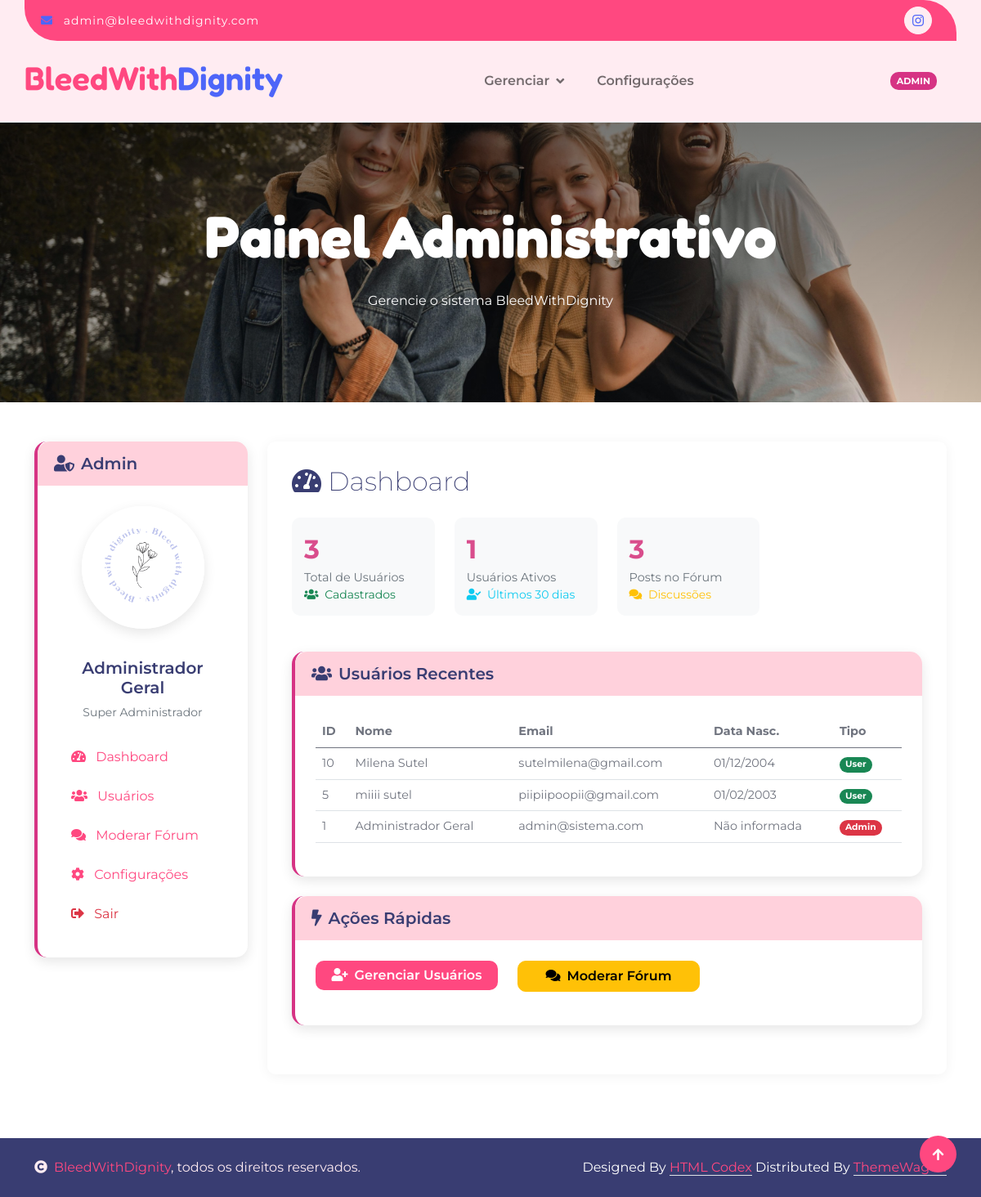
The app's page /adm/indexadm.php (signed in) with its own data.
### tables this page shows
CREATE TABLE `users` (
  `user_id` int NOT NULL,
  `nome` varchar(100) NOT NULL,
  `email` varchar(255) NOT NULL,
  `email_confirmado` tinyint(1) DEFAULT '0',
  `Data_Nascimento` date DEFAULT NULL,
  `senha` varchar(100) NOT NULL,
  `tipo` enum('admin','user') NOT NULL,
  `foto_perfil` varchar(255) DEFAULT NULL
);

### adm/indexadm.php (the view, shortened to what this page needs)
<?php
include("../include/conexao.php");
$user_id = $_SESSION['user_id'];
$sql = "SELECT * FROM users WHERE user_id = ?";
$stmt = $mysqli->prepare($sql);
$stmt->bind_param("i", $user_id);
$stmt->execute();
$result = $stmt->get_result();
$admin = $result->fetch_assoc();
$sql_users = "SELECT COUNT(*) as total FROM users";
$result_users = $mysqli->query($sql_users);
$total_users = $result_users->fetch_assoc()['total'];
$sql_active_users = "SELECT COUNT(DISTINCT autor_id) as total FROM forum_posts WHERE data_postagem >= DATE_SUB(NOW(), INTERVAL 30 DAY)";
$result_active_users = $mysqli->query($sql_active_users);
$active_users = $result_active_users->fetch_assoc()['total'];
$sql_posts = "SELECT COUNT(*) as total FROM forum_posts";
$result_posts = $mysqli->query($sql_posts);
$total_posts = $result_posts->fetch_assoc()['total'];
$sql_recent_users = "SELECT user_id, nome, email, Data_Nascimento, tipo FROM users ORDER BY user_id DESC LIMIT 10";
$result_recent_users = $mysqli->query($sql_recent_users);
$recent_users = [];
while ($row = $result_recent_users->fetch_assoc()) {
    $recent_users[] = $row;
}
?>
<!DOCTYPE html>
<html lang="pt-br">
<head>
    <?php require("../include/referenciashead.php"); ?>
</head>
<body>
    <div class="container-fluid border-bottom bg-light wow fadeIn" data-wow-delay="0.1s">
        <div class="container topbar bg-primary d-none d-lg-block py-2" style="border-radius: 0 40px">
            <div class="d-flex justify-content-between">
                <div class="top-info ps-2">
                    <small class="me-3"><i class="fas fa-envelope me-2 text-secondary"></i>
                        <a href="#" class="text-white">admin@bleedwithdignity.com</a>
                    </small>
                </div>
                <div class="top-link pe-2">
                    <a href="" class="btn btn-light btn-sm-square rounded-circle">
                        <i class="fab fa-instagram text-secondary"></i>
                    </a>
                </div>
            </div>
        </div>
        <div class="container px-0">
            <nav class="navbar navbar-light navbar-expand-xl py-3">
                <a href="indexadm.php" class="navbar-brand">
                    <h1 class="text-primary display-6">BleedWith<span class="text-secondary">Dignity</span></h1>
                </a>
                <div class="collapse navbar-collapse" id="navbarCollapse">
                    <div class="navbar-nav d-flex flex-row mx-auto align-items-center">
                        <div class="nav-item dropdown mx-2">
                            <a href="#" class="nav-link dropdown-toggle" data-bs-toggle="dropdown">Gerenciar</a>
                        </div>
                        <a href="#configuracoes" class="nav-item nav-link mx-2">Configurações</a>
                    </div>
                    <div class="d-flex me-4">
                        <div id="phone-tada" class="d-flex align-items-center justify-content-center">
                            <span class="admin-badge">ADMIN</span>
                        </div>
                    </div>
                </div>
            </nav>
        </div>
    </div>
    <div class="container-fluid page-header py-5 wow fadeIn" data-wow-delay="0.1s">
        <div class="container text-center py-5">
            <h1 class="display-2 text-white mb-4">Painel Administrativo</h1>
            <p class="text-white">Gerencie o sistema BleedWithDignity</p>
        </div>
    </div>
    <div class="container-fluid py-5">
        <div class="container">
            <div class="row">
                <div class="col-md-3 mb-4">
                    <div class="profile-card wow fadeIn admin-card" data-wow-delay="0.1s">
                        <div class="profile-card-header">
                            <h5 class="mb-0"><i class="fas fa-user-shield me-2"></i>Admin</h5>
                        </div>
                        <div class="profile-card-body">
                            <div class="text-center mb-4">
                                <img src="../img/logo.png" alt="Admin" class="profile-avatar">
                                <h5 class="mt-3"><?php echo htmlspecialchars($admin['nome']); ?></h5>
                                <p class="text-muted small">Super Administrador</p>
                            </div>
                            <ul class="nav flex-column">
                                <li class="nav-item mb-2">
                                    <a class="nav-link active" href="#dashboard"><i class="fas fa-tachometer-alt me-2"></i> Dashboard</a>
                                </li>
                                <li class="nav-item mb-2">
                                    <a class="nav-link" href="#usuarios"><i class="fas fa-users me-2"></i> Usuários</a>
                                </li>
                                <li class="nav-item mb-2">
                                    <a class="nav-link" href="#forum"><i class="fas fa-comments me-2"></i> Moderar Fórum</a>
                                </li>
                                <li class="nav-item mb-2">
                                    <a class="nav-link" href="#configuracoes"><i class="fas fa-cog me-2"></i> Configurações</a>
                                </li>
                                <li class="nav-item mb-2">
                                    <a class="nav-link text-danger" href="../login/logout.php">
                                        <i class="fas fa-sign-out-alt me-2"></i> Sair
                                    </a>
                                </li>
                            </ul>
                        </div>
                    </div>
                </div>
                <div class="col-md-9">
                    <section id="dashboard" class="content-section">
                        <h2 class="mb-4 wow fadeIn" data-wow-delay="0.1s"><i class="fas fa-tachometer-alt me-2"></i>Dashboard</h2>
                        <div class="row stats-row wow fadeIn" data-wow-delay="0.2s">
                            <div class="col-md-3 mb-4">
                                <div class="admin-stats">
                                    <div class="stats-number"><?php echo $total_users; ?></div>
                                    <div class="stats-label">Total de Usuários</div>
                                    <div class="small text-success"><i class="fas fa-users me-1"></i> Cadastrados</div>
                                </div>
                            </div>
                            <div class="col-md-3 mb-4">
                                <div class="admin-stats">
                                    <div class="stats-number"><?php echo $active_users; ?></div>
                                    <div class="stats-label">Usuários Ativos</div>
                                    <div class="small text-info"><i class="fas fa-user-check me-1"></i> Últimos 30 dias</div>
                                </div>
                            </div>
                            <div class="col-md-3 mb-4">
                                <div class="admin-stats">
                                    <div class="stats-number"><?php echo $total_posts; ?></div>
                                    <div class="stats-label">Posts no Fórum</div>
                                    <div class="small text-warning"><i class="fas fa-comments me-1"></i> Discussões</div>
                                </div>
                            </div>
                        </div>
                        <div class="profile-card wow fadeIn admin-card mb-4" data-wow-delay="0.3s">
                            <div class="profile-card-header">
                                <h5 class="mb-0"><i class="fas fa-users me-2"></i>Usuários Recentes</h5>
                            </div>
                            <div class="profile-card-body">
                                <div class="table-responsive">
                                    <table class="table admin-table">
                                        <thead>
                                            <tr>
                                                <th>ID</th>
                                                <th>Nome</th>
                                                <th>Email</th>
                                                <th>Data Nasc.</th>
                                                <th>Tipo</th>
                                            </tr>
                                        </thead>
                                        <tbody>
                                            <?php foreach($recent_users as $user): ?>
                                            <tr>
                                                <td><?php echo $user['user_id']; ?></td>
                                                <td><?php echo htmlspecialchars($user['nome']); ?></td>
                                                <td><?php echo htmlspecialchars($user['email']); ?></td>
                                                <td><?php echo !empty($user['Data_Nascimento']) ? date('d/m/Y', strtotime($user['Data_Nascimento'])) : 'Não informada'; ?></td>
                                                <td>
                                                    <span class="badge bg-<?php echo $user['tipo'] == 'admin' ? 'danger' : 'success'; ?>">
                                                        <?php echo ucfirst($user['tipo']); ?>
                                                    </span>
                                                </td>
                                            </tr>
                                            <?php endforeach; ?>
                                        </tbody>
                                    </table>
                                </div>
                            </div>
                        </div>
                        <div class="profile-card wow fadeIn admin-card" data-wow-delay="0.5s">
                            <div class="profile-card-header">
                                <h5 class="mb-0"><i class="fas fa-bolt me-2"></i>Ações Rápidas</h5>
                            </div>
                            <div class="profile-card-body">
                                <div class="row">
                                    <div class="col-md-4 mb-3">
                                        <a href="#usuarios" class="btn btn-primary w-100">
                                            <i class="fas fa-user-plus me-2"></i>Gerenciar Usuários
                                        </a>
                                    </div>
                                    <div class="col-md-4 mb-3">
                                        <a href="#forum" class="btn btn-warning w-100">
                                            <i class="fas fa-comments me-2"></i>Moderar Fórum
                                        </a>
                                    </div>
                                </div>
                            </div>
                        </div>
                    </section>
                </div>
            </div>
        </div>
    </div>
    <?php
    require("../include/copyright.php");
    require("../include/bibliotecajava.php");
    ?>
</body>
</html>

### include/referenciashead.php (shortened to what this page needs)
<link rel="stylesheet" href="https://use.fontawesome.com/releases/v5.15.4/css/all.css"/>
<link href="https://cdn.jsdelivr.net/npm/bootstrap-icons@1.4.1/font/bootstrap-icons.css" rel="stylesheet">
<link href="../lib/animate/animate.min.css" rel="stylesheet">
<link href="../lib/lightbox/css/lightbox.min.css" rel="stylesheet">
<link href="../lib/owlcarousel/assets/owl.carousel.min.css" rel="stylesheet">
<link href="../css/bootstrap.min.css" rel="stylesheet">
<link href="../css/style.css" rel="stylesheet">

### include/copyright.php
<div class="container-fluid copyright bg-dark py-4">
        <div class="container">
            <div class="row">
                <div class="col-md-6 text-center text-md-start mb-3 mb-md-0">
                    <span class="text-light"><a href="#"><i class="fas fa-copyright text-light me-2"></i>BleedWithDignity</a>, todos os direitos reservados.</span>
                </div>
                <div class="col-md-6 my-auto text-center text-md-end text-white">
                    Designed By <a class="border-bottom" href="https://htmlcodex.com">HTML Codex</a> Distributed By <a class="border-bottom" href="https://themewagon.com">ThemeWagon</a>
                </div>
            </div>
        </div>
    </div>

### include/bibliotecajava.php (shortened to what this page needs)
<a href="#" class="btn btn-primary border-3 border-primary rounded-circle back-to-top"><i class="fa fa-arrow-up"></i></a>

### css/style.css (style rules this page uses)
.back-to-top { position: fixed; right: 30px; bottom: 30px; display: flex; width: 45px; height: 45px; align-items: center; justify-content: center; transition: 0.5s; z-index: 99; }
h1, h2, h3, .h1, .h2, .h3 { font-weight: 200; font-family: 'Montserrat', sans-serif; }
h4, h5, h6, .h4, .h5, .h6 { font-weight: 600; font-family: 'Montserrat', sans-serif; }
.display-1, .display-2, .display-3, .display-4, .display-5, .display-6 { font-weight: 700; font-family: 'Fredoka', sans-serif; }
.display-4, .display-5, .display-6 { font-weight: 600; }
.wow, .animated { animation-duration: 2s !important; }
.btn { font-weight: 600; transition: .5s; }
.btn-sm-square { width: 34px; height: 34px; }
.btn-square, .btn-sm-square, .btn-md-square, .btn-lg-square { padding: 0; display: flex; align-items: center; justify-content: center; font-weight: normal; }
.btn.btn-primary { border: 0; color: var(--bs-white); }
.topbar .top-info { font-size: medium; font-weight: 400; font-family: 'Montserrat', sans-serif; letter-spacing: 1px; display: flex; align-items: center; }
.topbar .top-link { display: flex; align-items: center; justify-content: center; }
.topbar .top-link a { margin-right: 10px; }
.navbar { border-bottom: 1px solid rgba(255, 255, 255, .1); }
.navbar .navbar-nav .nav-link { padding: 10px 12px; font-size: 16px; font-weight: 600; transition: .5s; }
.navbar .dropdown-toggle::after { border: none; content: "\f107"; font-family: "Font Awesome 5 Free"; font-weight: 700; vertical-align: middle; margin-left: 8px; }
.hero-header, .page-header { background: linear-gradient(rgba(0, 0, 0, 0.5), rgba(0, 0, 0, 0.05)), url(../img/fotos.jpg); background-position: center center; background-repeat: no-repeat; background-size: cover; }
.content-section { background-color: #fff; border-radius: 10px; padding: 30px; margin-bottom: 30px; box-shadow: 0 2px 15px rgba(0,0,0,0.05); }
.profile-avatar { width: 150px; height: 150px; border-radius: 50%; object-fit: cover; border: 5px solid #fff; box-shadow: 0 5px 15px rgba(0,0,0,0.1); margin-bottom: 20px; }
.profile-card { border-radius: 15px; box-shadow: 0 5px 15px rgba(0,0,0,0.1); margin-bottom: 30px; border: none; }
.profile-card-header { background-color: #FFD1DC; color: #333; border-radius: 15px 15px 0 0 !important; padding: 15px 20px; }
.profile-card-body { padding: 25px; }
.stats-number { font-size: 2rem; font-weight: 700; color: #D94D8C; }
.stats-label { color: #6c757d; font-size: 0.9rem; }
.admin-badge { background-color: #d63384; color: white; padding: 3px 8px; border-radius: 10px; font-size: 0.7rem; font-weight: bold; margin-left: 10px; }
.admin-card { border-left: 4px solid #d63384; }
.admin-stats { background-color: #f8f9fa; border-radius: 10px; padding: 15px; margin-bottom: 20px; }
.admin-table { font-size: 0.9rem; }

### records on screen
users: nome "Administrador Geral", user_id "1", email "admin@sistema.com", shows "Não informada", tipo "Admin"
users: user_id "10", nome "Milena Sutel", email "sutelmilena@gmail.com", Data_Nascimento "01/12/2004", tipo "User"
users: user_id "5", nome "miiii sutel", email "piipiipoopii@gmail.com", Data_Nascimento "01/02/2003", tipo "User"

### other values on screen
$total_users "3"
$active_users "1"
$total_posts "3"
